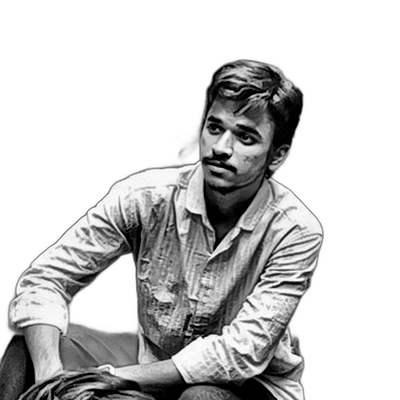
#> input picture assets/source-prepped.png, 400 x 400 px, found by its file name
$ python make_ascii_svg.py
#> lines starting #> are read from the running program, lines starting #| are printed output that depends on the picture
### scripts/svg_builder.py
#!/usr/bin/env python3
"""
Shared SVG builder for profile art generators.

Extracts the duplicated SVG boilerplate (font imports, background, title bar)
from make_ascii_svg.py, make_info_card.py, and render_heatmap_svg.py.

Usage:

    from svg_builder import svg_header, title_bar, escape

    parts = [
        svg_header(width=W, height=H),
        title_bar(W, "mahesh@github ~ $ ./script.sh"),
        # ... content ...
        "</svg>",
    ]
"""

from xml.sax.saxutils import escape as _xml_escape

# Shared terminal theme palette
BG = "#0d1117"  # darkest — SVG background
SURFACE = "#161b22"  # secondary — title bar
TEXT_MUTED = "#8b949e"  # dim text
CYAN = "#00D4FF"  # accent
GREEN = "#27c93f"  # traffic light / neofetch green
YELLOW = "#ffbd2e"  # traffic light / neofetch yellow
RED = "#ff5f56"  # traffic light

# Convenience dict for modules that need the full palette (e.g. make_info_card)
THEME = {
    "BG": BG,
    "FG": "#c9d1d9",
    "SURFACE": SURFACE,
    "ACCENT": CYAN,
    "GREEN": GREEN,
    "YELLOW": YELLOW,
    "RED": RED,
    "TEXT_MUTED": TEXT_MUTED,
}

# Font CSS shared across all SVGs
FONT_CSS = (
    '    @import url("https://fonts.googleapis.com/css2?family=DM+Mono:wght@400;500'
    '&family=Fragment+Mono:wght@400;500;700&display=swap");'
    "\n    text {"
    ' font-family: "Fragment Mono", "DM Mono", "Fira Code",'
    " ui-monospace, SFMono-Regular, SF Mono, Menlo, Monaco, Consolas, monospace;"
    " }"
)


def escape(text):
    """Escape XML special characters for SVG text content."""
    return _xml_escape(str(text))


def svg_header(width, height, extra_defs=""):
    """Build the opening ``<svg>`` tag with shared font CSS in ``<defs>``.

    Args:
        width: SVG width in pixels.
        height: SVG height in pixels.
        extra_defs: Optional additional ``<defs>`` content to inject.

    Returns:
        String of opening SVG markup.
    """
    defs = f"    {FONT_CSS}\n"
    if extra_defs:
        defs += f"    {extra_defs}\n"
    return (
        f'<svg xmlns="http://www.w3.org/2000/svg" '
        f'width="{width}" height="{height}" viewBox="0 0 {width} {height}">\n'
        "  <defs>\n"
        f"{defs}"
        "  </defs>\n"
    )


def title_bar(width, prompt):
    """Build the macOS-style traffic-light title bar.

    Args:
        width: Total SVG width (for centering the prompt text).
        prompt: Terminal command string, e.g. ``mahesh@github ~ $ ./script.sh``.

    Returns:
        String of SVG markup for the title bar.
    """
    return (
        f'<rect x="0" y="0" width="{width}" height="32" fill="{SURFACE}" rx="8"/>\n'
        f'<circle cx="16" cy="16" r="6" fill="{RED}"/>\n'
        f'<circle cx="36" cy="16" r="6" fill="{YELLOW}"/>\n'
        f'<circle cx="56" cy="16" r="6" fill="{GREEN}"/>\n'
        f'<text x="{width // 2}" y="22" fill="{TEXT_MUTED}" font-size="12" '
        f'text-anchor="middle">{escape(prompt)}</text>\n'
    )


def background_rect(width, height, rx="8"):
    """Build the full-SVG background rectangle."""
    return f'<rect width="{width}" height="{height}" fill="{BG}" rx="{rx}"/>'

### scripts/make_ascii_svg.py
#!/usr/bin/env python3
"""Convert a prepped grayscale image to an animated ASCII-art SVG.

Reads a grayscale PNG, maps pixel brightness to ASCII characters, and
writes an SVG with per-row clip-path reveal animation and a moving cursor.

Usage::

    python scripts/make_ascii_svg.py
"""

from PIL import Image
import numpy as np

from svg_builder import svg_header, title_bar, background_rect, escape, BG

RAMP = " .`:-=+*cs#%@"


def make_ascii(
    input_path="assets/source-prepped.png",
    output_path="assets/mahesh-ascii.svg",
    width_chars=70,
):
    """Generate an animated ASCII SVG from a grayscale image.

    Each row is revealed via a clip-path animation with a moving cursor
    dot, producing a terminal "typing" effect.

    Args:
        input_path: Path to the prepped grayscale PNG.
        output_path: Where to write the output SVG.
        width_chars: Character width of the ASCII grid. Height is
            computed to preserve aspect ratio.
    """
#> called with input_path = 'assets/source-prepped.png', output_path = 'assets/mahesh-ascii.svg', width_chars = 70
    img = Image.open(input_path).convert("L")
#> img is the input picture: PIL image 400x400 L; min 0, max 255, mean 202.7

    ramp = RAMP

    char_w = 8
    char_h = 14
    w, h = img.size
#> w = 400; h = 400
    # Correct aspect ratio calculations based on font width/height
    height_chars = int((h / w) * width_chars * (char_w / char_h))
#> height_chars = 40
    img = img.resize((width_chars, height_chars), Image.LANCZOS)
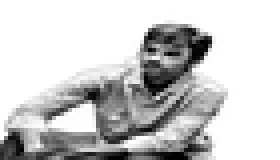
#> img: PIL image 70x40 L (shown 4 times larger); min 0, max 255, mean 202.5
    pixels = np.array(img)

    ascii_rows = []
    for row in pixels:
        ascii_row = ""
        for pixel in row:
            idx = int((pixel / 255) * (len(ramp) - 1))
            idx = max(0, min(idx, len(ramp) - 1))
            ascii_row += ramp[idx]
        ascii_rows.append(ascii_row)
#> this loop made 40 passes
#> after the loop, ascii_rows = 40 items

    svg_w = width_chars * char_w + 40
    svg_h = height_chars * char_h + 40 + 32
#> svg_h = 632

    svg_parts = [
        svg_header(
            svg_w,
            svg_h,
            extra_defs=(
                "  <style>\n"
                "    .ascii-text { font-size: 12px; fill: url(#ascii-gradient); font-weight: bold; }\n"
                "  </style>\n"
                '  <linearGradient id="ascii-gradient" x1="0%" y1="0%" x2="0%" y2="100%">\n'
                '    <stop offset="0%" stop-color="#58a6ff" />\n'
                '    <stop offset="50%" stop-color="#ab7df8" />\n'
                '    <stop offset="100%" stop-color="#3fb950" />\n'
                "  </linearGradient>"
            ),
        ),
        background_rect(svg_w, svg_h),
        title_bar(svg_w, "mahesh@portrait:~ $ ./avatar.sh"),
    ]

    for i, row in enumerate(ascii_rows):
        y = 24 + 32 + i * char_h
        clip_id = f"clip_{i}"
        delay = i * 0.06
        duration = 0.5

        svg_parts.append(f'<clipPath id="{clip_id}">')
        svg_parts.append(
            f'  <rect x="0" y="{y - char_h}" width="{svg_w}" height="{char_h + 2}">'
        )
        svg_parts.append(
            f'    <animate attributeName="width" from="0" to="{svg_w}" begin="{delay}s" dur="{duration}s" fill="freeze"/>'
        )
        svg_parts.append(f"  </rect>")
        svg_parts.append(f"</clipPath>")

        escaped_row = escape(row)
        svg_parts.append(
            f'<text x="20" y="{y}" class="ascii-text" clip-path="url(#{clip_id})">{escaped_row}</text>'
        )

        cursor_x = svg_w - 20
        svg_parts.append(f'<circle r="2" fill="#58a6ff" opacity="0">')
        svg_parts.append(
            f'  <animate attributeName="cx" from="20" to="{cursor_x}" begin="{delay}s" dur="{duration}s" fill="freeze"/>'
        )
        svg_parts.append(
            f'  <animate attributeName="cy" values="{y - 4};{y - 4}" begin="{delay}s" dur="{duration}s" fill="freeze"/>'
        )
        svg_parts.append(
            f'  <animate attributeName="opacity" from="1" to="0" begin="{delay + duration}s" dur="0.1s" fill="freeze"/>'
        )
        svg_parts.append(f"</circle>")
#> this loop made 40 passes
#> (y, clip_id, delay) on passes 1 to 12: (56, 'clip_0', 0), (70, 'clip_1', 0.06), (84, 'clip_2', 0.12), (98, 'clip_3', 0.18), (112, 'clip_4', 0.24), (126, 'clip_5', 0.3), (140, 'clip_6', 0.36), (154, 'clip_7', 0.42), (168, 'clip_8', 0.48), (182, 'clip_9', 0.54), (196, 'clip_10', 0.6), (210, 'clip_11', 0.66)
#> after the loop, svg_parts = 443 items

    svg_parts.append("</svg>")

    with open(output_path, "w") as f:
        f.write("\n".join(svg_parts))

    print(f"Wrote {output_path}")


if __name__ == "__main__":
    make_ascii()
